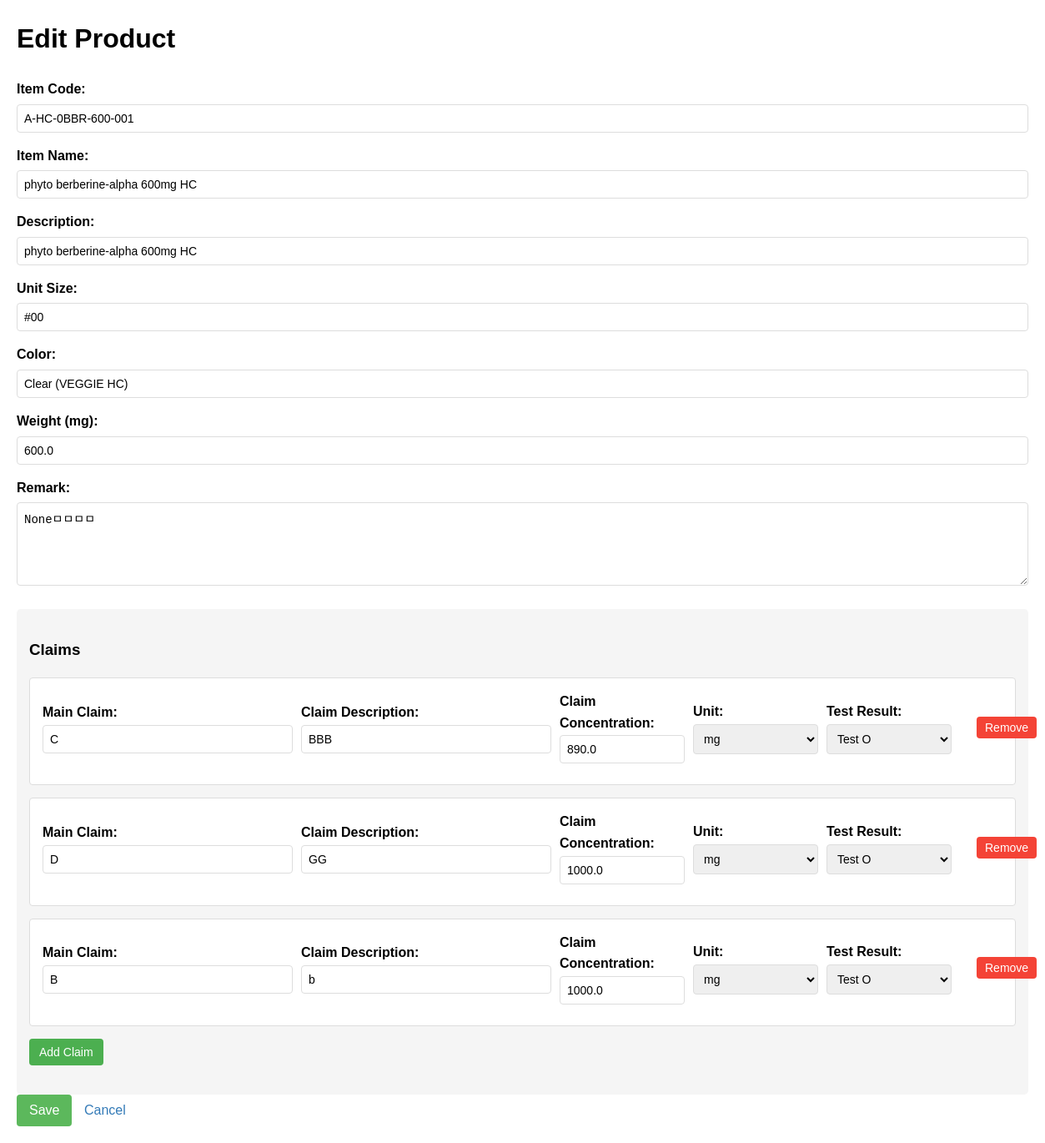
/edit/A-HC-0BBR-600-001 (signed in), run on the app's committed database.
### tables this page shows
CREATE TABLE products (
            id INTEGER PRIMARY KEY AUTOINCREMENT,
            item_code TEXT UNIQUE NOT NULL,
            item_name TEXT,
            description TEXT,
            unit_size TEXT,
            color TEXT,
            weight REAL
        , dosage TEXT, remark TEXT);

CREATE TABLE claims (
            id INTEGER PRIMARY KEY AUTOINCREMENT,
            product_id INTEGER,
            claim_main TEXT,
            claim_description TEXT,
            claim_concentration REAL, claim_unit TEXT DEFAULT 'mg', test_result TEXT,
            FOREIGN KEY (product_id) REFERENCES products(id) ON DELETE CASCADE
        );

### app.py (the view, shortened to what this page needs)
@app.route('/edit/<item_code>', methods=['GET', 'POST'])
def edit_product(item_code):
    if "role" not in session or session["role"] != "admin":
        flash("권한이 없습니다.", "danger")
        return redirect(url_for("index"))
    conn = sqlite3.connect(DB_FILE_PATH)
    cursor = conn.cursor()
    if request.method == 'GET':
        cursor.execute('SELECT * FROM products WHERE item_code = ?', (item_code,))
        product = cursor.fetchone()
        if not product:
            flash("해당 제품을 찾을 수 없습니다.", "danger")
            conn.close()
            return redirect(url_for("index"))
        cursor.execute('''
        SELECT claim_main, claim_description, claim_concentration, claim_unit, test_result
        FROM claims
        LEFT JOIN products ON claims.product_id = products.id
        WHERE products.item_code = ?
        ''', (item_code,))
        claims = cursor.fetchall()
        conn.close()
        claim_unit_options = ['mg', 'IU', 'mga-TE', 'mgRAE', 'mgNE', 'mgDFE']
        test_result_options = ['Test O', 'Test X', 'Input']
        return render_template('edit.html', product=product, claims=claims, claim_unit_options=claim_unit_options, test_result_options=test_result_options)

### app.py (called while the page is built)
@app.before_request
def require_login():
    allowed_routes = ["login", "autocomplete", "static"]
    if "role" not in session and request.endpoint not in allowed_routes and not request.path.startswith('/static'):
        return redirect(url_for("login"))

### templates/edit.html (shortened to what this page needs)
<!DOCTYPE html>
<html lang="en">
<head>
    <link rel="stylesheet" href="https://code.jquery.com/ui/1.12.1/themes/base/jquery-ui.css">
</head>
<body>
    <h1>Edit Product</h1>
    {% set role = session["role"]|default("viewer") %}
    <form method="post">
        <div class="form-group">
            <label for="item_code">Item Code:</label>
            <input type="text" id="item_code" name="item_code" value="{{ product[1] }}" readonly>
        </div>
        <div class="form-group">
            <label for="item_name">Item Name:</label>
            <input type="text" id="item_name" name="item_name" value="{{ product[2] }}">
        </div>
        <div class="form-group">
            <label for="description">Description:</label>
            <input type="text" id="description" name="description" value="{{ product[3] }}">
        </div>
        <div class="form-group">
            <label for="unit_size">Unit Size:</label>
            <input type="text" id="unit_size" name="unit_size" value="{{ product[4] }}">
        </div>
        <div class="form-group">
            <label for="color">Color:</label>
            <input type="text" id="color" name="color" value="{{ product[5] }}">
        </div>
        <div class="form-group">
            <label for="weight">Weight (mg):</label>
            <input type="number" id="weight" name="weight" step="any" value="{{ product[6] }}">
        </div>
        <div class="form-group">
            <label for="remark">Remark:</label>
            <textarea id="remark" name="remark" rows="4">{{ product[8] }}</textarea>
        </div>
        <div class="claims-container">
            <h3>Claims</h3>
            <div id="claims">
                {% for claim in claims %}
                <div class="claim">
                    <div class="claim-fields">
                        <div class="form-group">
                            <label>Main Claim:</label>
                            <input type="text" name="claim_main[]" class="claim-main-input" value="{{ claim[0] }}"
                                {% if role=="viewer" %}readonly class="readonly" {% endif %}>
                        </div>
                        <div class="form-group">
                            <label>Claim Description:</label>
                            <input type="text" name="claim_description[]" class="claim-description-input"
                                value="{{ claim[1] }}" {% if role=="viewer" %}readonly class="readonly" {% endif %}>
                        </div>
                        <div class="form-group">
                            <label>Claim Concentration:</label>
                            <input type="number" name="claim_concentration[]" step="any" value="{{ claim[2] }}"
                                {% if role=="viewer" %}readonly class="readonly" {% endif %}>
                        </div>
                        <div class="form-group">
                            <label>Unit:</label>
                            <select name="claim_unit[]" {% if role=="viewer" %}disabled class="readonly" {% endif %}>
                                <option value="mg" {% if claim[3] == 'mg' %}selected{% endif %}>mg</option>
                            </select>
                        </div>
                        <div class="form-group">
                            <label>Test Result:</label>
                            <select name="test_result[]" {% if role=="viewer" %}disabled class="readonly" {% endif %}>
                                <option value="Test O" {% if claim[4] == 'Test O' %}selected{% endif %}>Test O</option>
                            </select>
                        </div>
                        {% if role == "admin" %}
                        <button type="button" class="remove-claim" onclick="removeClaim(this)">Remove</button>
                        {% endif %}
                    </div>
                </div>
                {% endfor %}
            </div>
            {% if role == "admin" %}
            <button type="button" class="add-claim" onclick="addClaim()">Add Claim</button>
            {% endif %}
        </div>
        {% if role == "admin" %}
        <button type="submit">Save</button>
        {% endif %}
        <a href="{{ url_for('index') }}">Cancel</a>
    </form>
</body>
</html>

### templates/edit.html (style rules this page uses)
body { font-family: Arial, sans-serif; margin: 20px; line-height: 1.6; }
.form-group { margin-bottom: 15px; }
label { display: block; margin-bottom: 5px; font-weight: bold; }
input[type="text"], input[type="number"], textarea, select { width: 100%; padding: 8px; border: 1px solid #ddd; border-radius: 4px; box-sizing: border-box; font-size: 14px; }
textarea { resize: vertical; min-height: 100px; }
.claims-container { margin-top: 20px; background-color: #f5f5f5; padding: 15px; border-radius: 5px; }
.claim { border: 1px solid #ddd; padding: 15px; margin-bottom: 15px; border-radius: 4px; background-color: #ffffff; }
.remove-claim { background-color: #f44336; color: white; padding: 5px 10px; border: none; border-radius: 4px; cursor: pointer; font-size: 14px; margin-left: 20px; }
.add-claim { background-color: #4CAF50; color: white; padding: 8px 12px; border: none; border-radius: 4px; cursor: pointer; margin-bottom: 20px; font-size: 14px; }
button { background-color: #5cb85c; color: white; padding: 10px 15px; border: none; border-radius: 4px; cursor: pointer; font-size: 16px; }
a { color: #337ab7; text-decoration: none; margin-left: 10px; }
.claim-fields { display: flex; gap: 10px; margin-bottom: 10px; align-items: center; position: relative; padding-right: 80px; }
.claim-fields .form-group { margin-bottom: 0; }
.claim-fields .form-group label { margin-bottom: 2px; }
.claim-fields .form-group input { width: 300px; }
.claim-fields .form-group input[type="number"] { width: 150px; }
.claim-fields .form-group select { width: 150px; }

### data on the page
products: item_code "A-HC-0BBR-600-001", item_name "phyto berberine-alpha 600mg HC", description "phyto berberine-alpha 600mg HC", unit_size "#00", color "Clear (VEGGIE HC)", weight "600.0", remark "Noneㅁㅁㅁㅁ"
claims: claim_main "C", claim_description "BBB", claim_concentration "890.0", claim_unit "mg"
claims: claim_main "D", claim_description "GG", claim_concentration "1000.0", claim_unit "mg"
claims: claim_main "B", claim_description "b", claim_concentration "1000.0", claim_unit "mg"
